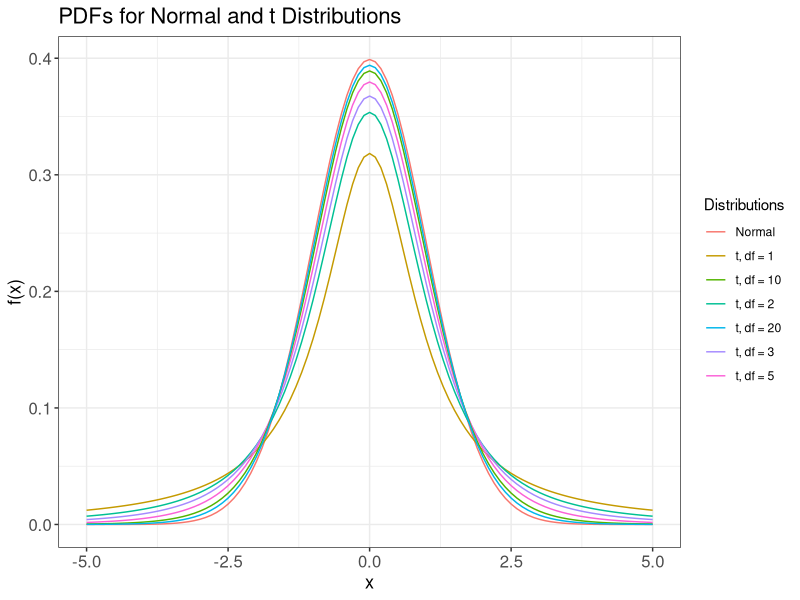
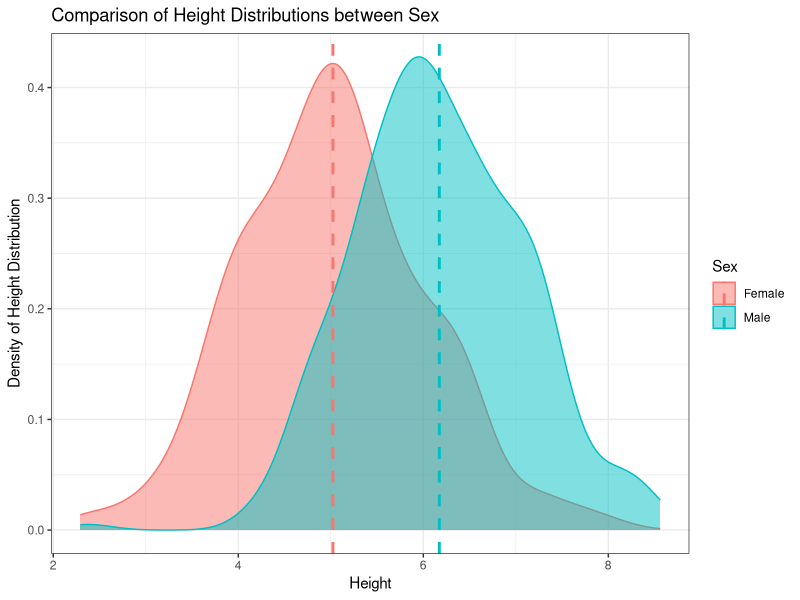
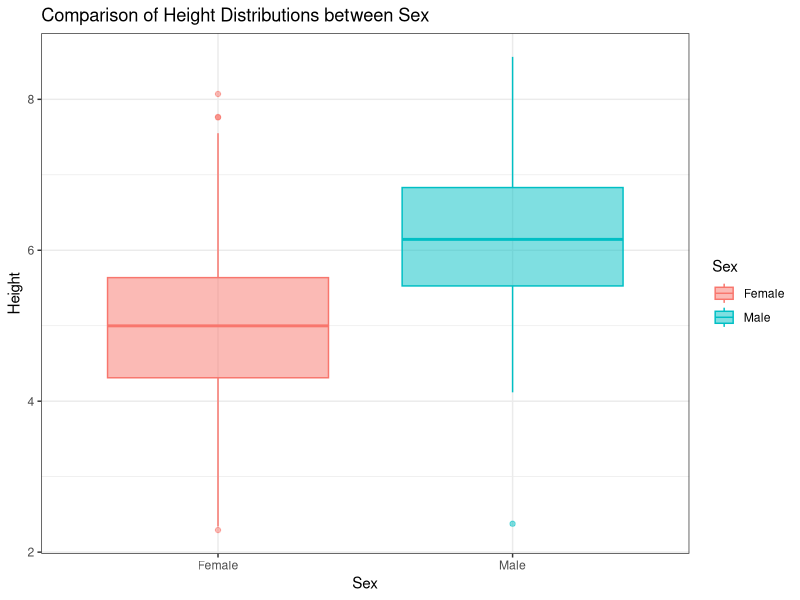
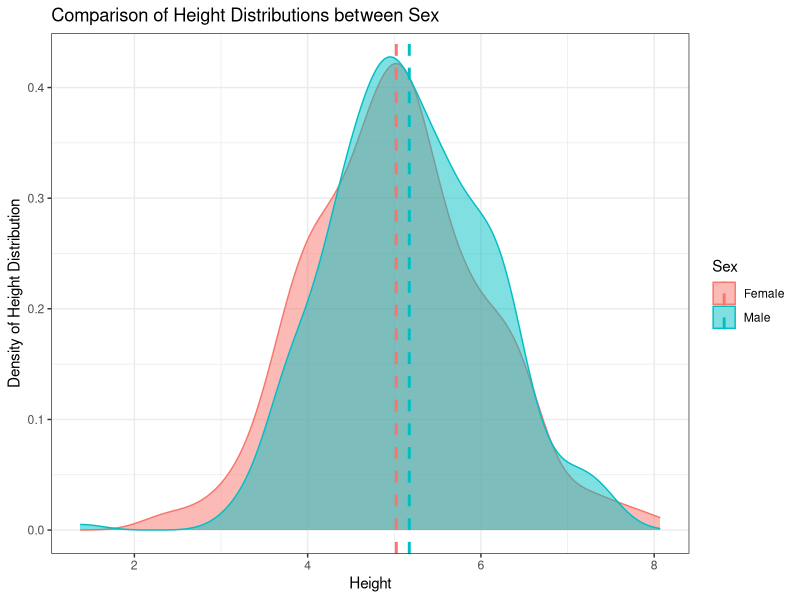
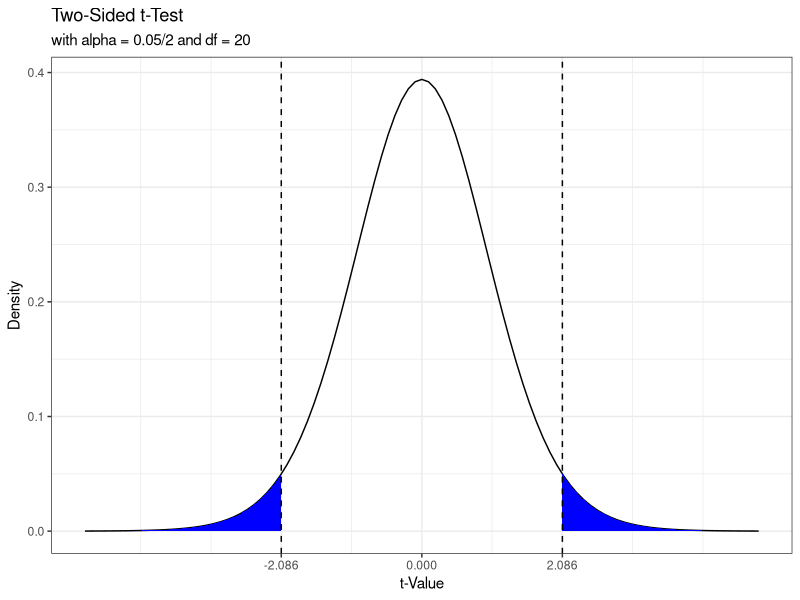
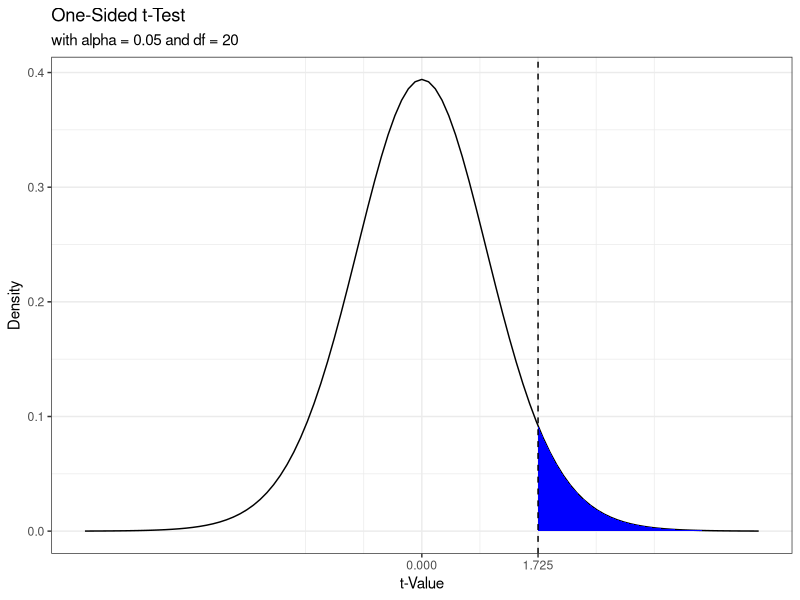
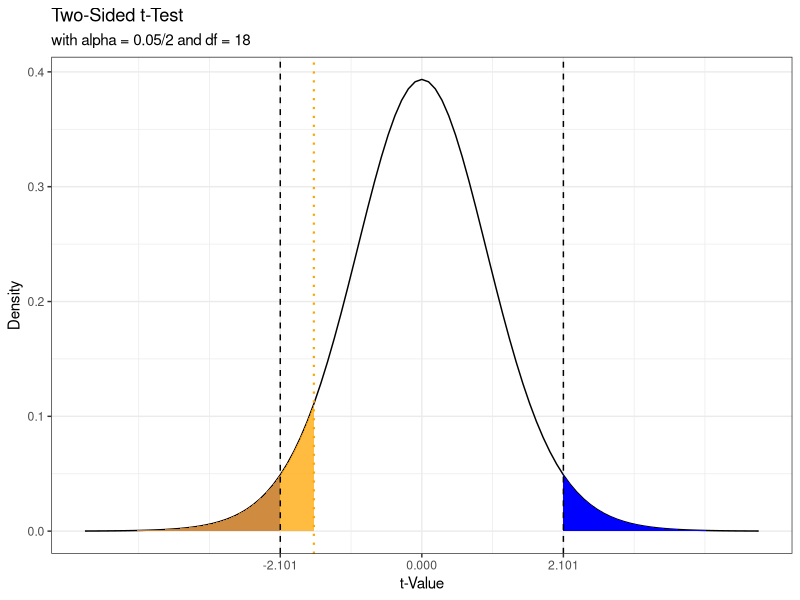
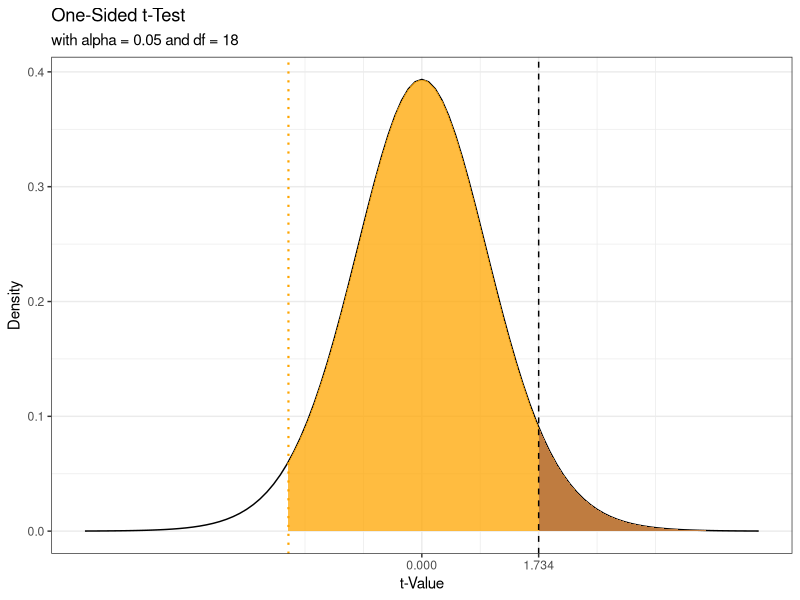

Write R code to recreate these figures, in order.
## ---- chunk 1
library("ggplot2")

ggplot(data.frame(x = c(-5, 5)), aes(x)) +
  stat_function(fun = dnorm, 
                      aes(colour = "Normal")) + 
  stat_function(fun = dt, args = list(df = 1), 
                      aes(colour = "t, df = 1")) +
  stat_function(fun = dt, args = list(df = 2), 
                      aes(colour = "t, df = 2")) +
  stat_function(fun = dt, args = list(df = 3), 
                      aes(colour = "t, df = 3")) +
  stat_function(fun = dt, args = list(df = 5), 
                      aes(colour = "t, df = 5")) +
  stat_function(fun = dt, args = list(df = 10), 
                      aes(colour = "t, df = 10")) +
  stat_function(fun = dt, args = list(df = 20), 
                      aes(colour = "t, df = 20")) +
  labs(title = "PDFs for Normal and t Distributions", 
       y = "f(x)",
       x = "x",
       colour = "Distributions") + 
  theme_bw() +
  theme(axis.text = element_text(size = 12),
        axis.title = element_text(size = 13),
        plot.title = element_text(size = 16))
## ---- chunk 2
# Simulate data
set.seed(183)
n = 300
tdata = data.frame(Sex = rep(c("Male", "Female"), each = n),
                   Height = c(rnorm(n, 6.2), rnorm(n, mean=5)))

# Compute mean statistics
library("dplyr")
data_means = tdata %>%
  group_by(Sex) %>%
  summarise(height_mean = mean(Height))
               
# Create a density plot of two groups                  
library("ggplot2")
ggplot(tdata, aes(x = Height, fill = Sex, color = Sex)) +
    geom_density(alpha = 0.5) +
    geom_vline(data = data_means, aes(xintercept = height_mean, color = Sex),
               linetype = "dashed", size=1) + theme_bw() +
  labs(title = "Comparison of Height Distributions between Sex",
       y = "Density of Height Distribution")
## ---- chunk 3
ggplot(tdata, aes(x = Sex, y = Height, fill = Sex, color = Sex)) +
    geom_boxplot(alpha = 0.5) + theme_bw() +
  labs(title = "Comparison of Height Distributions between Sex")
## ---- chunk 4
set.seed(183)
n = 300
tdata = data.frame(Sex = rep(c("Male", "Female"), each = n),
                   Height = c(rnorm(n, 5.2), rnorm(n, mean=5)))

library("dplyr")
data_means = tdata %>%
  group_by(Sex) %>%
  summarise(height_mean = mean(Height))

library("ggplot2")
ggplot(tdata, aes(x = Height, fill = Sex, color = Sex)) +
    geom_density(alpha = 0.5) +
    geom_vline(data = data_means, aes(xintercept = height_mean, color = Sex),
               linetype = "dashed", size=1) + theme_bw() +
  labs(title = "Comparison of Height Distributions between Sex",
       y = "Density of Height Distribution")
## ---- chunk 5
library("ggplot2")

# Determine values for viewing t-distribution
df = 20
min_val = -5
max_val = 5
graph_bounds = data.frame(x = c(min_val, max_val))

# Pick out significance levels
alpha = 0.05
lower_tail = alpha / 2
upper_tail = 1 - alpha / 2

# Calculate critical values
lower_tail_crit = round(qt(lower_tail, df = df), digits = 3)
upper_tail_crit = round(qt(upper_tail, df = df), digits = 3)

# Graph the distribution with critical region
g2 = ggplot(graph_bounds, aes(x = x)) +
  stat_function(fun = dt, args = list(df = df)) + 
  stat_function(fun = dt, args = list(df = df),
                xlim = c(min_val, lower_tail_crit), geom = "area", fill = "blue") +
  stat_function(fun = dt, args = list(df = df),
                xlim = c(max_val, upper_tail_crit), geom = "area", fill = "blue") +
  geom_vline(xintercept = c(lower_tail_crit, upper_tail_crit), linetype = "dashed", size=0.5) +
  scale_x_continuous(breaks = c(lower_tail_crit, 0, upper_tail_crit)) +
  labs(title = "Two-Sided t-Test",
       subtitle = paste0("with alpha = ", alpha, "/2 and df = ", df),
       x = "t-Value", y = "Density") +
  theme(legend.position = "none", 
        axis.text = element_text(size = 20)) + 
  theme_bw()

g2
## ---- chunk 6
# Pick out significance levels
upper_tail = 1 - alpha
upper_tail_crit = round(qt(upper_tail, df = df), digits = 3)

# Graph the distribution with critical region
ggplot(graph_bounds, aes(x = x)) +
  stat_function(fun = dt, args = list(df = df)) + 
  stat_function(fun = dt, args = list(df = df),
                xlim = c(max_val, upper_tail_crit), geom = "area", fill = "blue") +
  geom_vline(xintercept = upper_tail_crit, linetype = "dashed", size=0.5) +
  
  scale_x_continuous(breaks = c(0, upper_tail_crit)) +
  labs(title = "One-Sided t-Test",
       subtitle = paste0("with alpha = ", alpha, " and df = ", df),
       x = "t-Value", y = "Density") +
  theme(legend.position = "none", 
        axis.text = element_text(size = 20)) + 
  theme_bw()
## ---- chunk 7
# Set seed for reproducibility
set.seed(881)

# Generate data
n = 10
x1 = round(rnorm(n), 1)
x2 = round(rnorm(n) + 1, 1)
## ---- chunk 8
# Compute means of each group
x1_mu = mean(x1)
x2_mu = mean(x2)

# Compute length and degrees of freedom 
n1 = length(x1)
n2 = length(x2)
ndf = n1 + n2 - 2

# Calculate pooled variance
s2 = ((n1 - 1) * var(x1) + (n2 - 1) * var(x2)) / ndf

# Compute the t-statistic
tstat = (mean(x1) - mean(x2)) /
                sqrt(s2 * (1 / n1 + 1 / n2))
## ---- chunk 9
# Numerics are problematic
0.10 + 0.05 == 0.15

# Allow for tolerance with numerics via an epsilon neighborhood
all.equal(0.10 + 0.05, 0.15)

# Lack of output stability though… 
all.equal(0.12, 0.19)

# Check for whether it is true
isTRUE(all.equal(0.12, 0.19))
## ---- chunk 10
two_sided_p = 2 * (1 - pt(abs(tstat), ndf))
two_sided_p
## ---- chunk 11
one_sided_p = 1 - pt(tstat, ndf)
one_sided_p
## ---- chunk 12
# Alternatively, start from the right (upper) tail 
# instead of the left (lower) tail.
pt(tstat, ndf, lower.tail = FALSE)
## ---- chunk 13
library("ggplot2")

# Determine values for viewing t-distribution
df = 18
min_val = -5
max_val = 5
graph_bounds = data.frame(x = c(min_val, max_val))

# Pick out significance levels
alpha = 0.05
lower_tail = alpha / 2
upper_tail = 1 - alpha / 2

# Calculate critical values
lower_tail_crit = round(qt(lower_tail, df = df), digits = 3)
upper_tail_crit = round(qt(upper_tail, df = df), digits = 3)

# Graph the distribution with critical region
ggplot(graph_bounds, aes(x = x)) +
  stat_function(fun = dt, args = list(df = df)) + 
  stat_function(fun = dt, args = list(df = df),
                xlim = c(min_val, lower_tail_crit), geom = "area", fill = "blue", alpha = 0.75) +
  stat_function(fun = dt, args = list(df = df),
                xlim = c(min_val, qt(two_sided_p, df = df)), geom = "area", fill = "orange", alpha = 0.75) +
  stat_function(fun = dt, args = list(df = df),
                xlim = c(max_val, upper_tail_crit), geom = "area", fill = "blue") +
  geom_vline(xintercept = c(lower_tail_crit, upper_tail_crit), linetype = "dashed", size=0.5) +
  geom_vline(xintercept = qt(two_sided_p, df = df), linetype="dotted", size=0.75, color = "orange") + 
  scale_x_continuous(breaks = c(lower_tail_crit, 0, upper_tail_crit)) +
  labs(title = "Two-Sided t-Test",
       subtitle = paste0("with alpha = ", alpha, "/2 and df = ", df),
       x = "t-Value", y = "Density") +
  theme(legend.position = "none", 
        axis.text = element_text(size = 20)) + 
  theme_bw()
## ---- chunk 14
# Pick out significance levels
upper_tail = 1 - alpha
upper_tail_crit = round(qt(upper_tail, df = df), digits = 3)

# Graph the distribution with critical region
ggplot(graph_bounds, aes(x = x)) +
  stat_function(fun = dt, args = list(df = df)) + 
  stat_function(fun = dt, args = list(df = df),
                xlim = c(max_val, upper_tail_crit), geom = "area", fill = "blue") +
    stat_function(fun = dt, args = list(df = df),
                xlim = c(max_val, qt(1-one_sided_p, df = df)), geom = "area", fill = "orange", alpha = 0.75) +
  geom_vline(xintercept = upper_tail_crit, linetype = "dashed", size=0.5) +
  geom_vline(xintercept = qt(1-one_sided_p, df = df), linetype="dotted", size=0.75, color = "orange") + 
  scale_x_continuous(breaks = c(0, upper_tail_crit)) +
  labs(title = "One-Sided t-Test",
       subtitle = paste0("with alpha = ", alpha, " and df = ", df),
       x = "t-Value", y = "Density") +
  theme(legend.position = "none", 
        axis.text = element_text(size = 20)) + 
  theme_bw()
## ---- chunk 15
# Significance Level
alpha = 0.05 

# Critical value for two-sided test
qt(1 - alpha/2, ndf)
## ---- chunk 16
# Significance Level
alpha = 0.05 

# Critical value for one-sided test
qt(1 - alpha, ndf)
## ---- chunk 17
alpha = c(0.4, 0.25, 0.1, 0.05, 0.025, 0.01, 0.005, 0.0005)
df = c(1:30, 40, 60, Inf)
t_table = outer(df, alpha, function(df, alpha) qt(1 - alpha, df = df))
rownames(t_table) = df
colnames(t_table) = alpha
knitr::kable(t_table)
## ---- chunk 18
my_ttest = function(x1, x2, 
                    test = c("two-sided", "lower", "upper"),
                    alpha = 0.05) {
  
  # Force `test` to hold a pre-defined value of either:
  # "two-sided", "lower", or "upper"
  test = match.arg(test)
  
  # Compute length and degrees of freedom 
  n1 = length(x1)
  n2 = length(x2)
  ndf = n1 + n2 - 2
  
  # Calculate t-statistic 
  s2 = ((n1 - 1) * var(x1) + (n2 - 1) * var(x2)) / ndf
  tstat = (mean(x1) - mean(x2)) / sqrt(s2 * (1 / n1 + 1 / n2))
  
  # Compute tail probability 
  tail_prob = switch(test,
                     "two-sided" = 2 * (1 - pt(abs(tstat), ndf)),
                     "lower" = pt(tstat, ndf),
                     "upper" = 1 - pt(tstat, ndf))
  
  # Format and return results 
  results = list(tstat = tstat, df = ndf, reject = tail_prob < alpha, prob = tail_prob)
  return(results)
}
## ---- chunk 19
# Simulate some data
set.seed(881)
n = 10
x1 = round(rnorm(n) , 1)
x2 = round(rnorm(n) + 1 , 1)
test_result = my_ttest(x1, x2)
test_result

# Check against built in
all.equal(test_result[-3], 
          t.test(x1,x2, var.equal = TRUE)[1:3], 
          check.attributes = FALSE)
